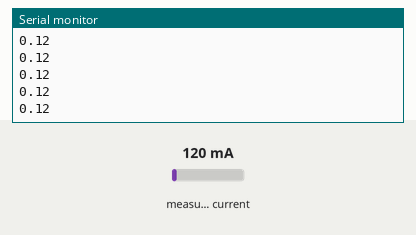
Recording of a sketch running on a simulated Arduino Uno, built with avr-gcc and run on an emulated ATmega328P. Shown: the last lines printed to the serial monitor. Inputs (shaded band) come from the test bench; at power-on: measured current 120 mA.

Above: at 1.2 s.
1.3 s: measured current set to 40 mA
At 1.57 s:
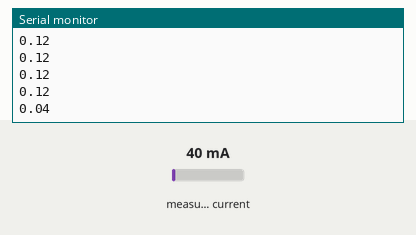
2.8 s: measured current set to 500 mA
At 2.82 s:
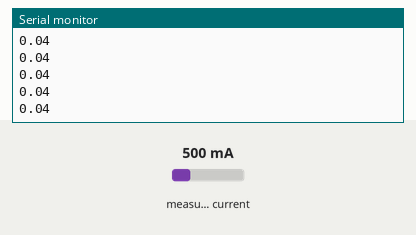
Timing chart, 0 to 5.8 s (numbered marks = the images above; inputs shaded):
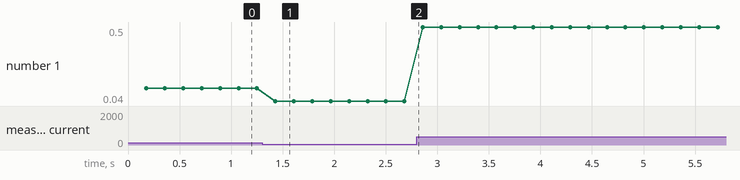

The sketch:

SketcheCorrente2.ino
```cpp
// (licence header left out)
#include <EmonLib.h>                 // Include Emon Library
EnergyMonitor emon1;                   // Create an instance

void setup()
{
  Serial.begin(9600);

  emon1.current(7, 10);             // Current: input pin, calibration.
}

void loop()
{
  double Irms = emon1.calcIrms(1480);  // Calculate Irms only

 // Serial.print(Irms*230.0);         // Apparent power
  //Serial.print(" ");
  Serial.println(Irms);          // Irms
}
```

Measured:
- after the input at 1.3 s, the serial monitor: prints a new line after 0.13 s (image 1)
- plotted number 1: 0.12 → 0.04 after the input at 1.3 s, 0.04 → 0.5 after the input at 2.8 s
